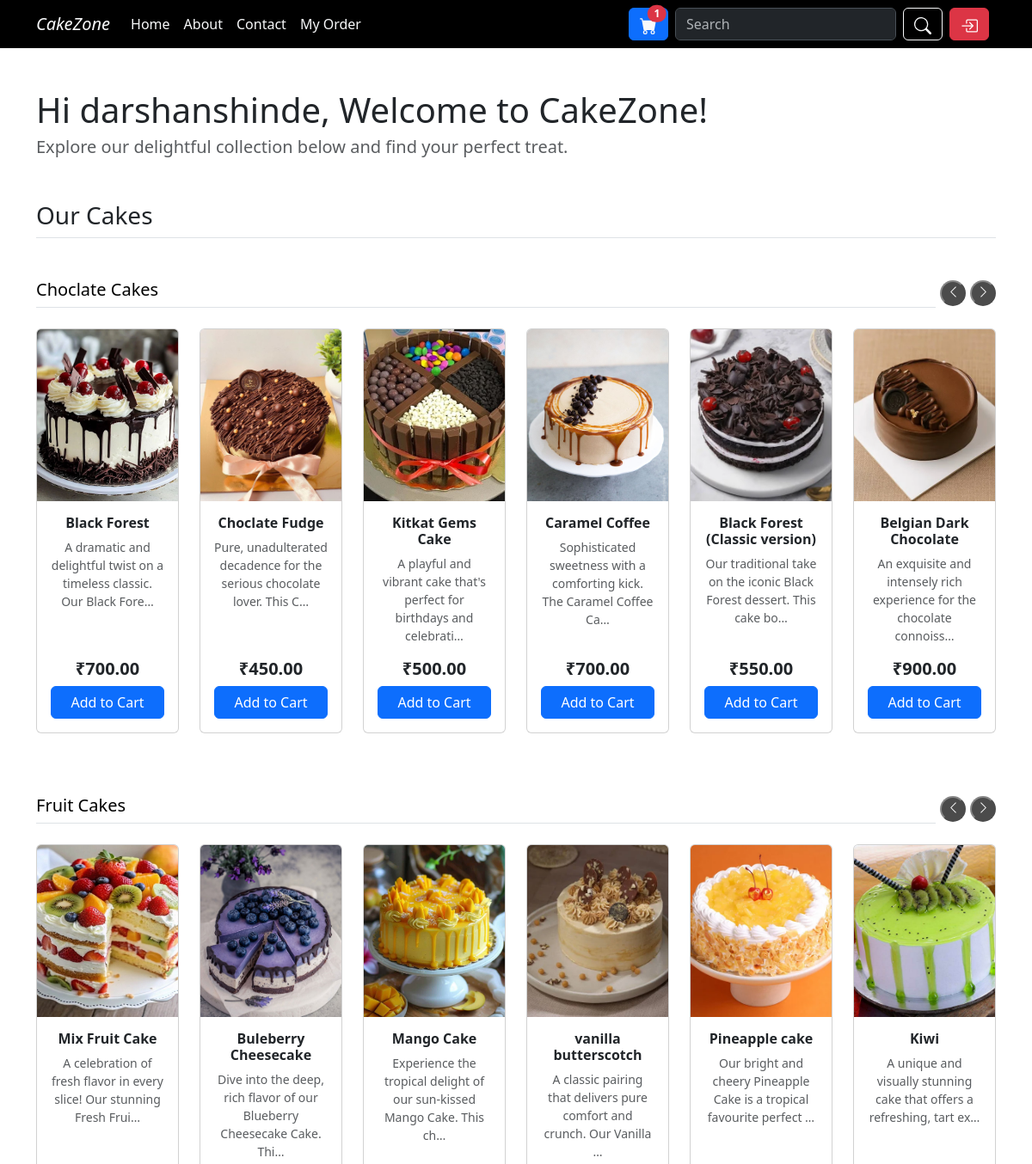
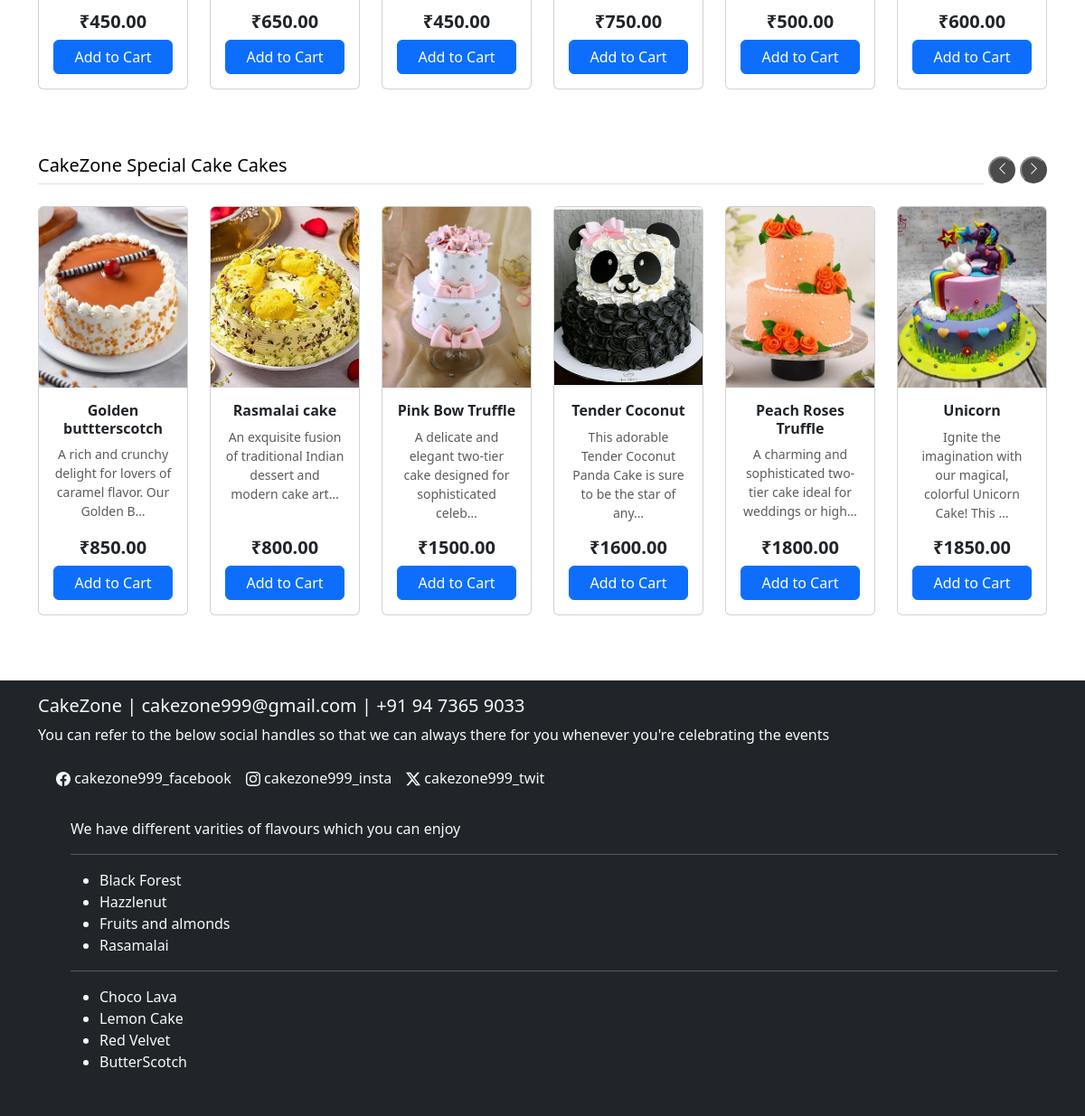
The page /app/home (signed in) on the database its author committed (2 pictures, top to bottom).
### cakeapp/models.py (models this page shows)
class Cake(models.Model):
    name = models.CharField(max_length=1000)
    description = models.TextField(max_length=2000, blank=True)
    category = models.CharField(max_length=1000)
    veg_nonveg = models.CharField(max_length=10, choices=[
        ('veg', 'Vegetarian'),
        ('nonveg', 'Non-Vegetarian'),
    ])
    price = models.DecimalField(max_digits=8, decimal_places=2)
    cake_image = models.ImageField(upload_to='cakes/', blank=True, null=True)

### cakeapp/views.py (the view)
# urls.py: 2. Add a URL to urlpatterns:  path('', views.home, name='home')
def home(req):
    if req.user.is_authenticated:
        categories = Cake.objects.values_list("category", flat=True).distinct()
        cakes_by_category = {}
        for category in categories:
            cakes_by_category[category] = Cake.objects.filter(category=category)
        return render(req, "landing_user.html", {"cakes_by_category": cakes_by_category})
    else:
        return redirect('/')  # template for visitors

### cakeapp/context_processors.py (called while the page is built)
def cart_count(request):
    if request.user.is_authenticated:
        return {'cart_count': Cart.objects.filter(user=request.user).count()}
    return {'cart_count': 0}

### templates/landing_user.html (shortened to what this page needs)
{% extends "base.html" %}
{% block content %}
<div class="container my-5">
    <h2 class="display-6 mb-1">Hi {{ user.username }}, Welcome to CakeZone!</h2>
    <p class="lead text-muted mb-5">Explore our delightful collection below and find your perfect treat.</p>
    <h3 class="mt-4 border-bottom pb-2">Our Cakes</h3>
</div>
<div class="container my-5">
    {% for category, cakes in cakes_by_category.items %}
    <div class="d-flex justify-content-between align-items-center mb-4">
        <h5 class="text-capitalize border-bottom pb-2 mb-0" style="color: black; flex-grow: 1;">{{ category }} Cakes</h5>
        <div class="d-flex">
            <button class="custom-carousel-control" type="button" data-bs-target="#carousel-{{ forloop.counter }}" data-bs-slide="prev">
                <span class="carousel-control-prev-icon custom-carousel-control-icon" aria-hidden="true"></span>
            </button>
            <button class="custom-carousel-control" type="button" data-bs-target="#carousel-{{ forloop.counter }}" data-bs-slide="next">
                <span class="carousel-control-next-icon custom-carousel-control-icon" aria-hidden="true"></span>
            </button>
        </div>
    </div>
    <div id="carousel-{{ forloop.counter }}" class="carousel slide mb-5" data-bs-ride="carousel">
        <div class="carousel-inner">
            {% for cake in cakes %}
                {% if forloop.first or forloop.counter0|divisibleby:6 %}
                <div class="carousel-item {% if forloop.first %}active{% endif %}">
                    <div class="row">
                {% endif %}
                        <div class="col-md-2 mb-4">
                            <div class="card h-100">
                                <img src="{{ cake.cake_image.url }}" class="card-img-top" alt="{{ cake.name }}"
                                    style="height: 200px; object-fit: cover;">
                                <div class="card-body d-flex flex-column">
                                    <h6 class="card-title fw-bold text-center">{{ cake.name }}</h6>
                                    <div class="flex-grow-1 mb-3">
                                        <p class="card-text text-muted small text-center">{{ cake.description|truncatechars:70 }}</p>
                                    </div>
                                    <div class="d-grid gap-2">
                                        <h5 class="card-text mb-0 fw-bold text-center text-dark">
                                            ₹{{ cake.price|floatformat:2 }}
                                        </h5>
                                        <a href="{% url 'add_to_cart' cake.id %}" class="btn btn-primary">
                                            Add to Cart
                                        </a>
                                    </div>
                                </div>
                            </div>
                        </div>
                {% if forloop.counter|divisibleby:6 or forloop.last %}
                    </div>
                </div>
                {% endif %}
            {% endfor %}
        </div>
    </div>
    {% endfor %}
</div>
{% endblock %}

### templates/base.html (style rules this page uses)
* { padding: 0; box-sizing: border-box; }

### templates/landing_user.html (style rules this page uses)
.custom-carousel-control { position: static; width: 30px; height: 30px; background-color: #000; opacity: 0.7; border-radius: 50%; transition: opacity 0.15s ease; padding: 0; margin-left: 5px; }
.custom-carousel-control-icon { width: 15px; height: 15px; }

### rows shown on the page
Cake: cake_image (picture), name "Black Forest", description "A dramatic and delightful twist on a timeless classic. Our Black Fore…", price "700.00"
Cake: cake_image (picture), name "Choclate Fudge", description "Pure, unadulterated decadence for the serious chocolate lover. This C…", price "450.00"
Cake: cake_image (picture), name "Kitkat Gems Cake", description "A playful and vibrant cake that's perfect for birthdays and celebrati…", price "500.00"
Cake: cake_image (picture), name "Caramel Coffee", description "Sophisticated sweetness with a comforting kick. The Caramel Coffee Ca…", price "700.00"
Cake: cake_image (picture), name "Black Forest (Classic version)", description "Our traditional take on the iconic Black Forest dessert. This cake bo…", price "550.00"
Cake: cake_image (picture), name "Belgian Dark Chocolate", description "An exquisite and intensely rich experience for the chocolate connoiss…", price "900.00"
Cake: cake_image (picture), name "Mix Fruit Cake", description "A celebration of fresh flavor in every slice! Our stunning Fresh Frui…", price "450.00"
Cake: cake_image (picture), name "Buleberry Cheesecake", description "Dive into the deep, rich flavor of our Blueberry Cheesecake Cake. Thi…", price "650.00"
Cake: cake_image (picture), name "Mango Cake", description "Experience the tropical delight of our sun-kissed Mango Cake. This ch…", price "450.00"
Cake: cake_image (picture), name "vanilla butterscotch", description "A classic pairing that delivers pure comfort and crunch. Our Vanilla …", price "750.00"
Cake: cake_image (picture), name "Pineapple cake", description "Our bright and cheery Pineapple Cake is a tropical favourite perfect …", price "500.00"
Cake: cake_image (picture), name "Kiwi", description "A unique and visually stunning cake that offers a refreshing, tart ex…", price "600.00"
Cake: cake_image (picture), name "Golden buttterscotch", description "A rich and crunchy delight for lovers of caramel flavor. Our Golden B…", price "850.00"
Cake: cake_image (picture), name "Rasmalai cake", description "An exquisite fusion of traditional Indian dessert and modern cake art…", price "800.00"
Cake: cake_image (picture), name "Pink Bow Truffle", description "A delicate and elegant two-tier cake designed for sophisticated celeb…", price "1500.00"
Cake: cake_image (picture), name "Tender Coconut", description "This adorable Tender Coconut Panda Cake is sure to be the star of any…", price "1600.00"
Cake: cake_image (picture), name "Peach Roses Truffle", description "A charming and sophisticated two-tier cake ideal for weddings or high…", price "1800.00"
Cake: cake_image (picture), name "Unicorn", description "Ignite the imagination with our magical, colorful Unicorn Cake! This …", price "1850.00"

### other values the page prints
{{ cart_count }} "1"
{{ user.username }} "darshanshinde"
{{ category }} "Choclate" "Fruit" "CakeZone Special Cake"
